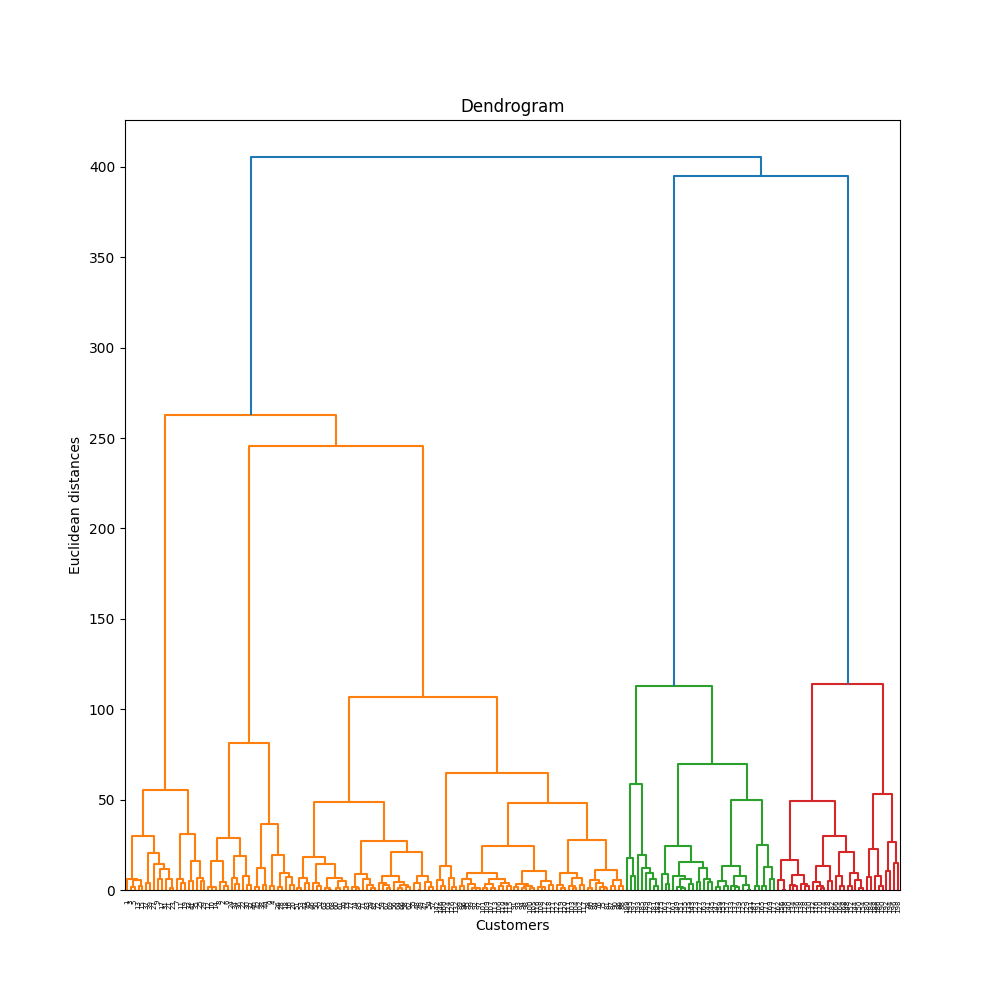

Python code for this plot:
import pandas as pd
import scipy.cluster.hierarchy as sch
import matplotlib.pyplot as plt

df=pd.read_csv("Mall_Customers.csv")
df=df.rename(columns={"Annual Income (k$)":"income","Spending Score (1-100)":"score"})
X=df[["income","score"]].values

plt.figure(figsize=(10,10))
dendeogram=sch.dendrogram(sch.linkage(X,method="ward"))
plt.title("Dendrogram")
plt.xlabel("Customers")
plt.ylabel("Euclidean distances")
plt.savefig("dendrogram.png")
plt.show()